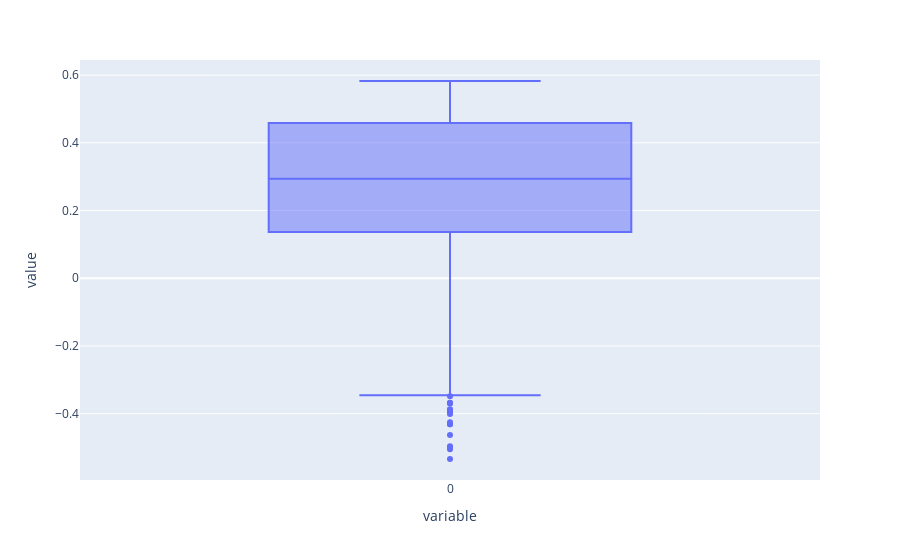

Write notebook code for a chart like this one.
### Code cell
correlation_list = []
for i in range(1000):
    nabla_list = []
    ens_differnce_list = []
    Q1 = generate_rate_matrix()
    t = 0.3
    jsd_value = jsd(p0_example, pi_balance)
    ens1 = calculate_ENS(p0_example, Q1, t)
    nabla1 = calculate_non_stationarity(p0_example, np.array(Q1), t)
    p1 = calculate_stationary_distribution(np.array(Q1))
    jsd_p1_p2_list = []
    for i in range(2000):
        Q2 = generate_rate_matrix()
        p2 = calculate_stationary_distribution(np.array(Q2))
        ens2 = calculate_ENS(p0_example, np.array(Q2), t)
        nabla2 = calculate_non_stationarity(p0_example, np.array(Q2), t)
        nabla_list.append(np.log(max(nabla1, nabla2)/min(nabla1, nabla2)))
        if nabla1>nabla2:
            ens_difference = np.log(ens1/ens2)
        else:
            ens_difference = np.log(ens2/ens1)
        ens_difference = np.log(max(ens1, ens2)/min(ens1, ens2))
        ens_differnce_list.append(ens_difference)
        jsd_p1_p2 = jsd(p1, p2)
        jsd_p1_p2_list.append(jsd_p1_p2)
    col, p = stats.pearsonr(nabla_list, ens_differnce_list)
    correlation_list.append(col)

fig = px.box(correlation_list)
fig.show()

### Figure 1 — Plotly figure (JSON) as saved in the notebook; plotly's stock layout.template omitted (floating-point values rounded to 4 significant figures; data arrays with more than 128 entries replaced by an {"elided": "..."} marker saying what was removed)
{"data": [{"alignmentgroup": "True", "hovertemplate": "variable=%{x}<br>value=%{y}<extra></extra>", "legendgroup": "", "marker": {"color": "#636efa"}, "name": "", "notched": false, "offsetgroup": "", "orientation": "v", "showlegend": false, "type": "box", "x": {"elided": "1000 str values"}, "x0": " ", "xaxis": "x", "y": {"elided": "1000 float values"}, "y0": " ", "yaxis": "y"}], "layout": {"boxmode": "group", "legend": {"tracegroupgap": 0}, "margin": {"t": 60}, "xaxis": {"anchor": "y", "domain": [0, 1], "title": {"text": "variable"}}, "yaxis": {"anchor": "x", "domain": [0, 1], "title": {"text": "value"}}}}
